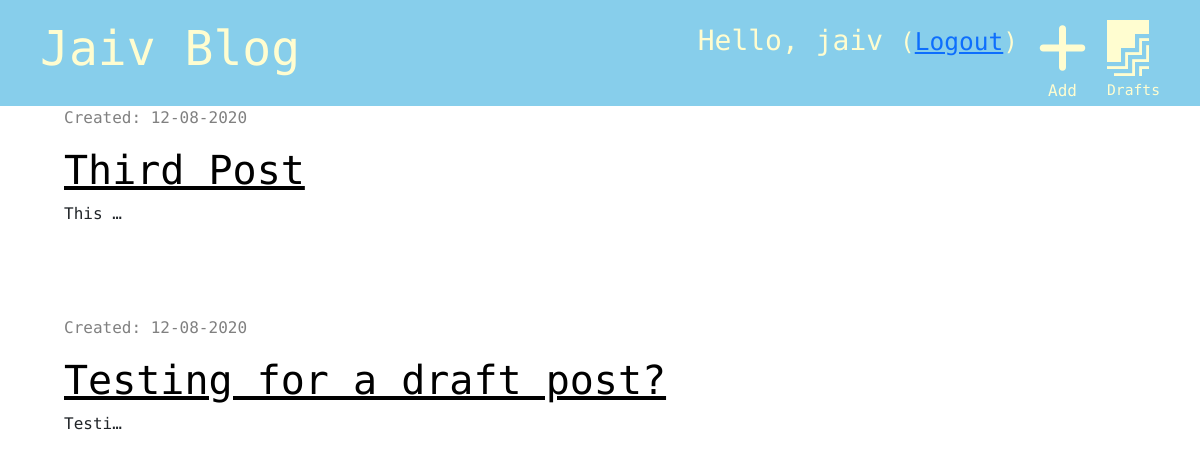
Page /drafts/ (signed in) on the committed database.
### blog/models.py (models this page shows, shortened)
class Post(models.Model):
    author = models.ForeignKey('auth.User', on_delete=models.CASCADE)
    title = models.CharField(max_length=200)
    text = models.TextField()
    created_date = models.DateTimeField(default=timezone.now)
    published_date = models.DateTimeField(blank=True, null=True)

### blog/views.py (the view)
# urls.py: path('drafts/', views.post_draft_list, name='post_draft_list'),
@login_required
def post_draft_list(request):
    posts = Post.objects.filter(published_date__isnull=True).order_by('-created_date')
    stuff_for_frontend = {'posts':posts}
    return render(request, 'blog/post_draft_list.html', stuff_for_frontend)

### blog/templates/blog/post_draft_list.html (shortened to what this page needs)
{% extends 'blog/base.html' %}
{% block content %}
    {% for post in posts %}
       <div class="post">
            {% if post.created_date %}
            <div class="date">
                <p>Created: {{ post.created_date | date:'d-m-Y' }}</p>
            </div>
            {% endif %}
           <h1><a href="{% url 'post_detail' pk=post.pk %}">{{ post.title }}</a></h1>
            <p> {{ post.text|truncatechars:6}}</p>
        </div>
    {% endfor %}
{% endblock %}

### blog/templates/blog/base.html (shortened to what this page needs)
<!DOCTYPE html>
<html lang="en">
<head>
    {% load static %}
    <link rel="stylesheet" href="https://stackpath.bootstrapcdn.com/bootstrap/5.0.0-alpha1/css/bootstrap.min.css">
    <link rel="stylesheet" href="{% static 'css/blog.css' %}">
</head>
<body>
<div class="page-header">
    {% if user.is_authenticated %}
         <a href="{% url 'post_draft_list' %}" class="top-menu"><i class="fab fa-firstdraft fa-2x" style="color: #fffdd0;"></i><p style="font-size: 11pt;">Drafts</p></a>
        <a href="{% url 'post_new' %}" class="top-menu"><i class="fas fa-plus fa-2x" style="color: #fffdd0;"></i><p style="font-size: 12pt; padding-left: 10px">Add</p></a>
        <p class="top-menu"> Hello, {{ user.username }} <small>(<a href="{% url 'logout' %}">Logout</a>) </small></p>
    {% else %}
        <a href="{% url 'login' %}" class="top-menu"><i class="fas fa-sign-in-alt fa-2x"></i><p style="font-size: 12pt;">Sign In</p></a>
    {% endif %}
    <h1><a href="{% url 'post_list' %}"> Jaiv Blog </a> </h1>
</div>
<div class="content container">
    <div class="row">
       <div class="col-md-8">
           {% block content %}
           {% endblock %}
       </div>
    </div>
</div>

### blog/static/css/blog.css (style rules this page uses)
.page-header { background-color: skyblue; margin-top: 0; padding: 20px 20px 20px 40px; }
.page-header h1 a { color: #fffdd0; text-decoration: none; font-size: 36pt; }
.content { margin-left: 40px; }
h1, h2, h3, h4, p { font-family: "Roboto Mono", "Lucida Grande", "DejaVu Sans", "Bitstream Vera Sans", Verdana, Arial, sans-serif; }
.date { color: grey; }
.post { margin-bottom: 90px; }
.post h1 a { color: #000000; }
.top-menu, .top-menu:hover { color: #fffdd0; float: right; margin-right: 20px; font-size: 21pt; text-decoration: none; }

### rows in the picture
Post: created_date "12-08-2020", title "Third Post", text "This …"
Post: created_date "12-08-2020", title "Testing for a draft post?", text "Testi…"

### other values in the picture
{{ user.username }} "jaiv"
